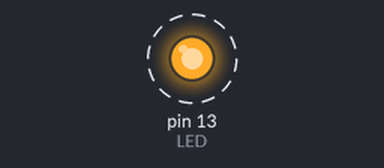
A sketch run on a simulated Arduino Uno, built with avr-gcc and run on an emulated ATmega328P. Shown: output pins drawn as LEDs (lit = HIGH). Dashed ring = blinking. What the sketch prints to the serial monitor is not drawn.

Above: at 0.5 s.
Timing chart, 0 to 4.6 s (numbered marks = the images above):
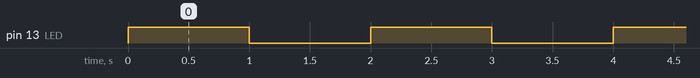

Measured:
- by itself, pin 13 (LED): alternates HIGH for 1.0 s and LOW for 1.0 s

The sketch:

send_serial.ino
```cpp
#define LED  13

String serialData = "";
boolean onSerialRead = false;

void setup(){
  pinMode(LED, OUTPUT);
  // initialize serial
  Serial.begin(9600);
}

void procesSerialData(){
  Serial.write("LED\n");
  digitalWrite(LED, HIGH);
  delay(1000);
  Serial.write("OFF\n");
  digitalWrite(LED, LOW);
  delay(1000);
}

void loop(){
  procesSerialData();
}
```
